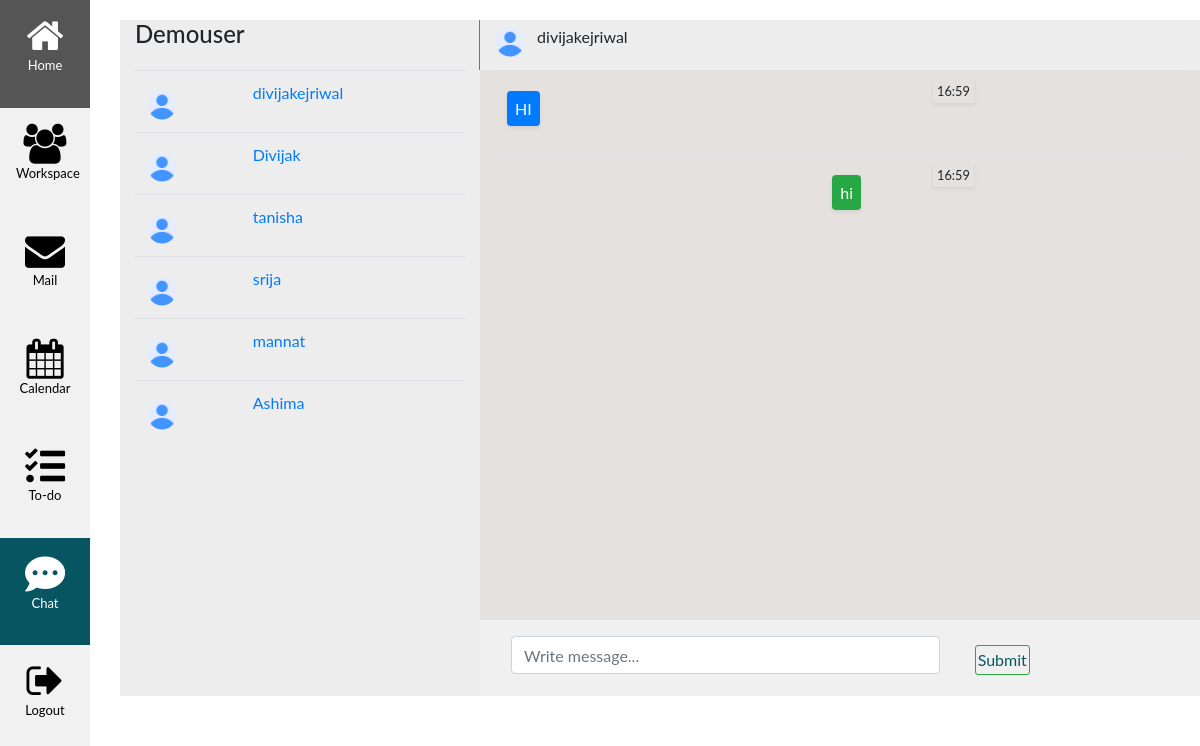
/chat/divijakejriwal/ (signed in), run on the app's committed database.
### chats/models.py (models this page shows, shortened)
class ChatModel(models.Model):
    sender = models.CharField(max_length=100, default=None)
    message = models.TextField(null=True, blank=True)
    thread_name = models.CharField(null=True, blank=True, max_length=50)
    timestamp = models.DateTimeField(auto_now_add=True)

### chats/views.py (the view)
# urls.py: path('chat/<str:username>/', chatPage, name='chat'),
def chatPage(request, username):
    user_obj = User.objects.get(username=username)
    users = User.objects.exclude(username=request.user.username)
    if request.user.id > user_obj.id:
        thread_name = f'chat_{request.user.id}-{user_obj.id}'
    else:
        thread_name = f'chat_{user_obj.id}-{request.user.id}'
    message_objs = ChatModel.objects.filter(thread_name=thread_name)
    return render(request, 'chats/main_chat.html', context={'user': user_obj, 'users': users, 'messages': message_objs})

### templates/chats/main_chat.html (shortened to what this page needs)
{% extends 'chats/base.html' %}
{% load static %}
{% block css %}
<link rel="stylesheet" href="{% static 'chats/css/index.css' %}">
{% endblock %}
{% block content %}
<div class="back-container">
    <div class="container-fluid front-container">
    </div>
    <div class="container front-container1">
        <div class="row chat-top">
            <div class="col-sm-4 border-right border-secondary">
                <span class="ml-2"><h4>{{request.user.username}}</h4></span>
            </div>
            <div class="col-sm-8">
                <img src="{% static 'chats/assets/dp.png' %}" alt="" class="profile-image rounded-circle">
                <span class="ml-2">{{user.username}}</span>
            </div>
        </div>
        <div class="row">
            <div class="col-sm-4 contacts">
                <div class="contact-table-scroll">
                    <table class="table table-hover">
                        <tbody>
                            {% for user in users %}
                            <tr>
                                <td><img src="{% static 'chats/assets/dp.png' %}" alt="" class="profile-image rounded-circle">
                                </td>
                                <td><a  href="{% url 'chat' username=user.username %}">{{user.username}}</a></td>
                            </tr>
                            {% endfor %}
                        </tbody>
                    </table>
                </div>
            </div>
            <div class="col-sm-8 message-area">
                <div class="message-table-scroll">
                    <table class="table">
                        <tbody id='chat-body'>
                            {% for message in messages %}
                            {% if message.sender == request.user.username %}
                            <tr>
                                <td>
                                    <p class="bg-success p-2 mt-2 mr-5 shadow-sm text-white float-right rounded">
                                        {{message.message}}
                                    </p>
                                </td>
                                <td>
                                    <p><small class="p-1 shadow-sm">{{message.timestamp|time:'H:i'}}</small>
                                    </p>
                                </td>
                            </tr>
                            {% else %}
                            <tr>
                                <td>
                                    <p class="bg-primary p-2 mt-2 mr-5 shadow-sm text-white float-left rounded">
                                        {{message.message}}
                                    </p>
                                </td>
                                <td>
                                    <p><small class="p-1 shadow-sm">{{message.timestamp|time:'H:i'}}</small>
                                    </p>
                                </td>
                            </tr>
                            {% endif %}
                            {% endfor %}
                        </tbody>
                    </table>
                </div>
                <div class="row message-box p-3">
                    <div class="col-sm-8">
                        <input type="text" class="form-control" id="message_input" placeholder="Write message...">
                    </div>
                    <div class="col-sm-2 mt-1">
                        <div class="control">
                            <button class="btn btn-success" id="chat-message-submit">Submit</button>
                        </div>
                    </div>
                </div>
            </div>
        </div>
    </div>
</div>
{% endblock %}

### static/base.css (style rules this page uses)
body { font-family: "ptsans", "Lato", "Helvetica Neue", Helvetica, Arial, sans-serif; }
.btn { border-radius: 3px; padding: 2px 2px 2px 2px; color: #065561; background-color: transparent; box-shadow: 0 0 0 0; margin: 5px; cursor: pointer; }

### static/chats/css/index.css (style rules this page uses)
.back-container { position: relative; margin-left: 120px; }
.front-container { position: absolute; top: 0; left: 0; right: 0; }
.front-container1 { position: absolute; top: 20px; left: 0; right: 0; }
.chat-top { background-color: #ededed; min-height: 50px; }
.profile-image { margin-top: 7px; height: 30px; width: 30px; }
.contacts { background-color: #ededed; min-height: 600px; }
.contact-table-scroll { overflow-y: scroll; height: 600px; }
.message-area { background-color: #e4e1de; min-height: 600px; }
.message-table-scroll { overflow-y: scroll; height: 550px; }
.message-box { background-color: #f0f0f0; }

### data on the page
ChatModel: message "HI", timestamp "16:59"
ChatModel: message "hi", timestamp "16:59"

### other printed values
{{ request.user.username }} "Demouser"
{{ user.username }} "divijakejriwal"
{{ user.username }} "Divijak"
{{ user.username }} "tanisha"
{{ user.username }} "srija"
{{ user.username }} "mannat"
{{ user.username }} "Ashima"
